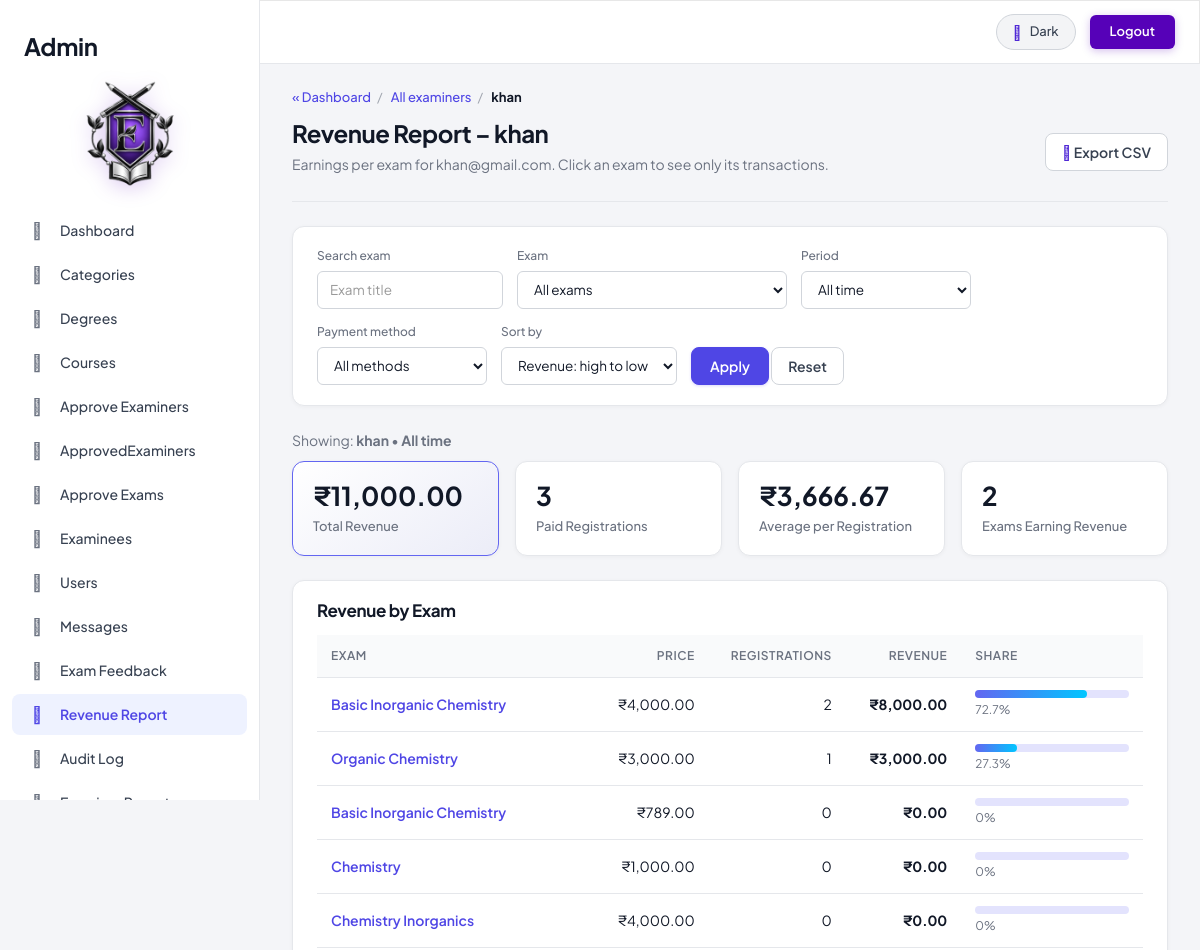
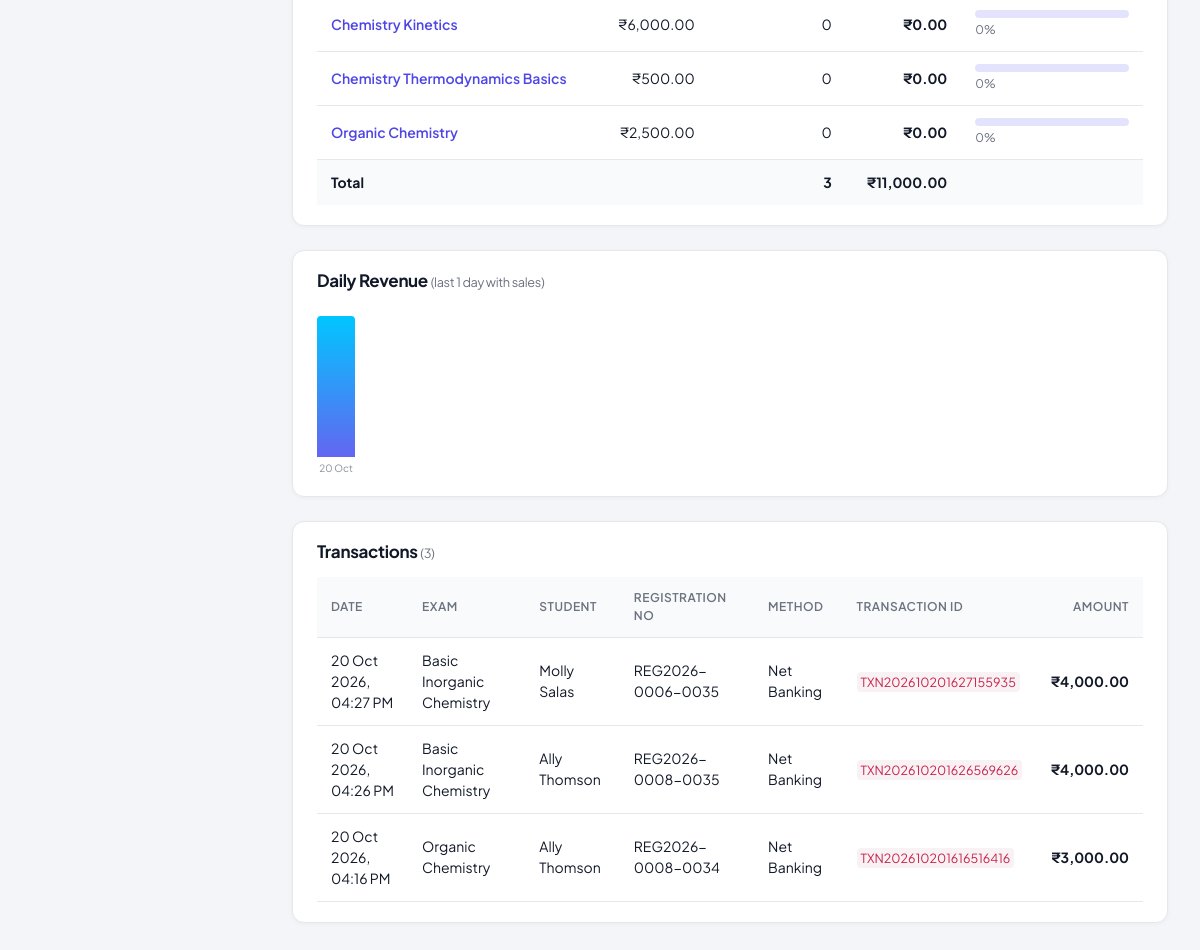
/admin/revenue_report.php?examiner_id=21 (signed in), run on the app's committed database (2 pictures, top to bottom).
### tables this page shows
CREATE TABLE IF NOT EXISTS `exams` (
  `id` int NOT NULL AUTO_INCREMENT,
  `title` varchar(150) NOT NULL,
  `description` text,
  `image` varchar(255) DEFAULT NULL,
  `course_id` int NOT NULL,
  `category` varchar(50) DEFAULT 'Certification',
  `exam_type` varchar(50) NOT NULL DEFAULT 'hybrid',
  `duration_minutes` int NOT NULL,
  `price` decimal(10,2) DEFAULT '0.00',
  `total_marks` decimal(8,2) NOT NULL DEFAULT '0.00',
  `passing_percentage` decimal(5,2) NOT NULL DEFAULT '50.00',
  `created_by` int DEFAULT NULL,
  `created_at` timestamp NOT NULL DEFAULT CURRENT_TIMESTAMP,
  `registration_deadline` datetime DEFAULT NULL,
  `exam_start_datetime` datetime DEFAULT NULL,
  `status` varchar(20) NOT NULL DEFAULT 'draft',
  `submitted_at` datetime DEFAULT NULL,
  `reviewed_at` datetime DEFAULT NULL,
  `rejection_reason` text,
  PRIMARY KEY (`id`)
);

CREATE TABLE IF NOT EXISTS `registrations` (
  `id` int NOT NULL AUTO_INCREMENT,
  `student_id` int NOT NULL,
  `exam_id` int NOT NULL,
  `registration_date` datetime DEFAULT CURRENT_TIMESTAMP,
  `payment_status` varchar(50) DEFAULT 'Paid',
  `registration_no` varchar(30) DEFAULT NULL,
  `category` varchar(20) DEFAULT NULL,
  `payment_method` varchar(30) DEFAULT NULL,
  `amount_paid` decimal(10,2) DEFAULT NULL,
  `transaction_id` varchar(40) DEFAULT NULL,
  PRIMARY KEY (`id`),
  UNIQUE KEY `uq_student_exam` (`student_id`,`exam_id`)
);

CREATE TABLE IF NOT EXISTS `examinees` (
  `id` int NOT NULL AUTO_INCREMENT,
  `name` varchar(100) NOT NULL,
  `email` varchar(100) NOT NULL,
  `password` varchar(255) NOT NULL,
  `status` enum('active','disabled') DEFAULT 'active',
  `created_at` timestamp NOT NULL DEFAULT CURRENT_TIMESTAMP,
  `phone` varchar(15) DEFAULT NULL,
  `profile_photo` varchar(255) DEFAULT NULL,
  PRIMARY KEY (`id`),
  UNIQUE KEY `email` (`email`),
  UNIQUE KEY `uq_examinee_email` (`email`)
);

### admin/revenue_report.php (the view, shortened to what the rows shown need)
<?php
require('../config/autoload.php');
$dao = new DataAccess();
if (!function_exists('h')) {
    function h($v) { return htmlspecialchars((string)$v, ENT_QUOTES, 'UTF-8'); }
}
function rv_money($n) { return '&#8377;' . number_format((float)$n, 2); }
$examinerId = (int)($_GET['examiner_id'] ?? 0);
$examinerName = '';
$drill = false;
if ($examinerId) {
    $row = $dao->query("SELECT e.created_by, COALESCE(ex.name, CONCAT('Unassigned (ID ', e.created_by, ')')) AS name, ex.email
                        FROM exams e LEFT JOIN examiners ex ON ex.id = e.created_by
                        WHERE e.created_by = $examinerId AND LOWER(TRIM(e.category)) <> 'mock' LIMIT 1");
    if (is_array($row) && !empty($row)) {
        $drill = true; $examinerName = $row[0]['name']; $examinerEmail = (string)$row[0]['email'];
    } else {
        header('Location: revenue_report.php'); exit();
    }
}
$period = $_GET['period'] ?? 'all';
$examId = (int)($_GET['exam_id'] ?? 0);
$method = $_GET['method'] ?? '';
$q = trim((string)($_GET['q'] ?? ''));
$earnOnly = (!$drill && ($_GET['earn'] ?? '') === '1') ? '1' : '';
$sortMapOverview = array(
    'revenue_desc' => 'revenue DESC, name ASC',  'revenue_asc' => 'revenue ASC, name ASC',
    'name_asc'     => 'name ASC',                'name_desc'   => 'name DESC',
    'regs_desc'    => 'regs DESC, name ASC',     'exams_desc'  => 'exams DESC, name ASC'
);
$sortMapExam = array(
    'revenue_desc' => 'revenue DESC, e.title ASC', 'revenue_asc' => 'revenue ASC, e.title ASC',
    'title_asc'    => 'e.title ASC',               'title_desc'  => 'e.title DESC',
    'regs_desc'    => 'regs DESC, e.title ASC',    'price_desc'  => 'e.price DESC, e.title ASC'
);
$sortMap = $drill ? $sortMapExam : $sortMapOverview;
$sort = $_GET['sort'] ?? 'revenue_desc';
$dayVal = ''; $fromVal = ''; $toVal = '';
$cond = " AND LOWER(TRIM(r.payment_status)) = 'paid' AND r.amount_paid > 0";
if ($drill) {
    $scope = " AND e.created_by = $examinerId" . ($examId ? " AND e.id = $examId" : '');
} else {
    $scope = '';
    if ($q !== '') { $scope .= " AND (ex.name LIKE '%" . rv_like($q) . "%' OR ex.email LIKE '%" . rv_like($q) . "%')"; }
}
if ($drill) {
    $rows = $dao->query(
        "SELECT e.id, e.title, e.price, COUNT(r.id) AS regs, COALESCE(SUM(r.amount_paid), 0) AS revenue
         FROM exams e
         LEFT JOIN registrations r ON r.exam_id = e.id $cond
         WHERE LOWER(TRIM(e.category)) <> 'mock' $scope
         GROUP BY e.id, e.title, e.price
         ORDER BY " . $sortMap[$sort]
    );
}
$totalRevenue = 0; $totalRegs = 0; $earning = 0; $examsEarning = 0;
foreach ($rows as $p) {
    $totalRevenue += (float)$p['revenue']; $totalRegs += (int)$p['regs'];
}
$txnBase = "FROM registrations r JOIN exams e ON e.id = r.exam_id
            LEFT JOIN examiners ex ON ex.id = e.created_by
            LEFT JOIN examinees s ON s.id = r.student_id
            WHERE LOWER(TRIM(e.category)) <> 'mock' $scope $cond";
$txns = array(); $pages = 1; $page = 1;
if ($drill) {
    $perPage = 15;
    $pages = max(1, (int)ceil($totalRegs / $perPage));
    $page = max(1, min($pages, (int)($_GET['page'] ?? 1)));
    $offset = ($page - 1) * $perPage;
    $txns = $dao->query("SELECT r.registration_date, e.title, s.name AS student, r.registration_no, r.payment_method, r.amount_paid, r.transaction_id
                         $txnBase ORDER BY r.registration_date DESC, r.id DESC LIMIT $perPage OFFSET $offset");
}
$common = array('period' => $period, 'method' => $method, 'day' => $dayVal, 'from' => $fromVal, 'to' => $toVal);
$examinerUrl = function ($id) use ($common) { return '?' . http_build_query($common + array('examiner_id' => $id)); };
$examUrl = function ($id) use ($common, $examinerId) { return '?' . http_build_query($common + array('examiner_id' => $examinerId, 'exam_id' => $id)); };
include("header.php");
?>
<div class="row">
    <div class="col-md-12">
        <div class="rv-head">
            <div>
                <h2 style="margin-top:0;">Revenue Report<?= $drill ? ' &ndash; ' . h($examinerName) : ''; ?></h2>
            </div>
        </div>
        <?php if (empty($rows)) { ?>
            <div class="rv-card"><div class="rv-empty">
                <?= ($q !== '' || $earnOnly || $examId) ? 'Nothing matches the current filters.' : 'No certification exams found, so there is no revenue to show.'; ?>
            </div></div>
        <?php } else { ?>
        <?php if (!$drill) { ?>
        <div class="rv-card">
            <h4>Revenue by Examiner</h4>
            <div class="table-responsive">
            <table class="rv-table">
                <thead><tr><th>Examiner</th><th>Email</th><th class="rv-num">Exams</th><th class="rv-num">Registrations</th><th class="rv-num">Revenue</th><th style="width:20%;">Share</th></tr></thead>
                <tbody>
                <?php foreach ($rows as $p) { $pct = $totalRevenue > 0 ? round(((float)$p['revenue'] / $totalRevenue) * 100, 1) : 0; ?>
                    <tr>
                        <td><a class="rv-link" href="<?= h($examinerUrl((int)$p['id'])); ?>"><?= h($p['name']); ?> &rsaquo;</a></td>
                        <td class="rv-muted"><?= h($p['email'] ?: '-'); ?></td>
                        <td class="rv-num"><?= (int)$p['exams']; ?></td>
                        <td class="rv-num"><?= (int)$p['regs']; ?></td>
                        <td class="rv-num"><strong><?= rv_money($p['revenue']); ?></strong></td>
                        <td><div class="rv-bar" title="<?= $pct; ?>%"><i style="width:<?= $pct; ?>%"></i></div><small class="rv-muted"><?= $pct; ?>%</small></td>
                    </tr>
                <?php } ?>
                </tbody>
                <tfoot><tr><td>Total</td><td></td><td></td><td class="rv-num"><?= $totalRegs; ?></td><td class="rv-num"><?= rv_money($totalRevenue); ?></td><td></td></tr></tfoot>
            </table>
            </div>
        </div>
        <?php } else { ?>
        <div class="rv-card">
            <div class="table-responsive">
            <table class="rv-table">
                <thead><tr><th>Exam</th><th class="rv-num">Price</th><th class="rv-num">Registrations</th><th class="rv-num">Revenue</th><th style="width:22%;">Share</th></tr></thead>
                <tbody>
                <?php foreach ($rows as $p) { $pct = $totalRevenue > 0 ? round(((float)$p['revenue'] / $totalRevenue) * 100, 1) : 0; ?>
                    <tr>
                        <td><a class="rv-link" href="<?= h($examUrl((int)$p['id'])); ?>"><?= h($p['title']); ?></a></td>
                        <td class="rv-num"><?= rv_money($p['price']); ?></td>
                        <td class="rv-num"><?= (int)$p['regs']; ?></td>
                        <td class="rv-num"><strong><?= rv_money($p['revenue']); ?></strong></td>
                        <td><div class="rv-bar" title="<?= $pct; ?>%"><i style="width:<?= $pct; ?>%"></i></div><small class="rv-muted"><?= $pct; ?>%</small></td>
                    </tr>
                <?php } ?>
                </tbody>
            </table>
            </div>
        </div>
        <?php } ?>
        <?php if ($drill) { ?>
        <div class="rv-card">
            <?php if (!empty($txns)) { ?>
            <div class="table-responsive">
            <table class="rv-table">
                <thead><tr><th>Date</th><th>Exam</th><th>Student</th><th>Registration No</th><th>Method</th><th>Transaction ID</th><th class="rv-num">Amount</th></tr></thead>
                <tbody>
                <?php foreach ($txns as $t) { ?>
                    <tr>
                        <td><?= !empty($t['registration_date']) ? h(date('d M Y, h:i A', strtotime($t['registration_date']))) : '-'; ?></td>
                        <td><?= h($t['title']); ?></td>
                        <td><?= h($t['student'] ?: '-'); ?></td>
                        <td><?= h($t['registration_no'] ?: '-'); ?></td>
                        <td><?= h($t['payment_method'] ?: '-'); ?></td>
                        <td><?= !empty($t['transaction_id']) ? '<code>' . h($t['transaction_id']) . '</code>' : '-'; ?></td>
                        <td class="rv-num"><strong><?= rv_money($t['amount_paid']); ?></strong></td>
                    </tr>
                <?php } ?>
                </tbody>
            </table>
            </div>
            <?php } else { ?>
                <div class="rv-empty">No paid registrations for this filter.</div>
            <?php } ?>
        </div>
        <?php } ?>
        <?php } ?>
    </div>
</div>
<?php include('footer.php'); ?>

### data on the page
exams: title "Basic Inorganic Chemistry", price "₹4,000.00", regs "2", revenue "₹8,000.00", pct "72.7"
exams: title "Organic Chemistry", price "₹3,000.00", regs "1", revenue "₹3,000.00", pct "27.3"
exams: title "Basic Inorganic Chemistry", price "₹789.00", regs "0", revenue "₹0.00", pct "0"
exams: title "Chemistry", price "₹1,000.00", regs "0", revenue "₹0.00", pct "0"
exams: title "Chemistry Inorganics", price "₹4,000.00", regs "0", revenue "₹0.00", pct "0"
exams: title "Chemistry Kinetics", price "₹6,000.00", regs "0", revenue "₹0.00", pct "0"
exams: title "Chemistry Thermodynamics Basics", price "₹500.00", regs "0", revenue "₹0.00", pct "0"
exams: title "Organic Chemistry", price "₹2,500.00", regs "0", revenue "₹0.00", pct "0"
registrations: registration_date "20 Oct 2026, 04:27 PM", exam.title "Basic Inorganic Chemistry", examinees.name "Molly Salas", registration_no "REG2026-0006-0035", payment_method "Net Banking", transaction "TXN202610201627155935", amount_paid "₹4,000.00"
registrations: registration_date "20 Oct 2026, 04:26 PM", exam.title "Basic Inorganic Chemistry", examinees.name "Ally Thomson", registration_no "REG2026-0008-0035", payment_method "Net Banking", transaction "TXN202610201626569626", amount_paid "₹4,000.00"
registrations: registration_date "20 Oct 2026, 04:16 PM", exam.title "Organic Chemistry", examinees.name "Ally Thomson", registration_no "REG2026-0008-0034", payment_method "Net Banking", transaction "TXN202610201616516416", amount_paid "₹3,000.00"

### other printed values
$examinerName "khan"
$examinerEmail "khan@gmail.com"
$periodLabel "All time"
rv_money($totalRevenue) "₹11,000.00"
$totalRegs "3"
rv_money($avg) "₹3,666.67"
$earning "2"
count($daily) "1"
date('d M', strtotime($d['d'])) "20 Oct"
form field period "All time"
form field sort "Revenue: high to low"
